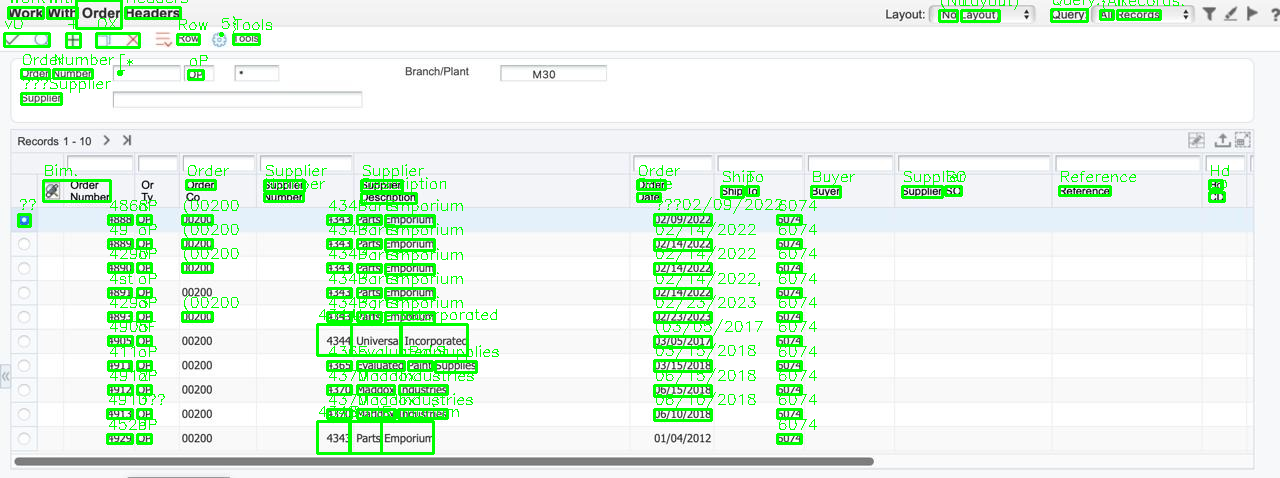
#> input picture Text Boxes.png, 1280 x 478 px, given in place of ss-2.jpeg, which was not available
$ python photo_collage.py
#> lines starting #> are read from the running program, lines starting #| are printed output that depends on the picture; pictures that were not available may be replaced by others from this repository, and a replacement may not be noted
from PIL import Image, ImageDraw, ImageFont

def side_by_side_collage_with_caption(
    image_path_1: str,
    image_path_2: str,
    output_path: str = "collage_with_caption.jpg",
    caption_height: int = 100,
    font_size: int = 48
):
#> called with image_path_1 = 'src/images/ss-2.jpeg', image_path_2 = 'src/masked_ss-2.png', output_path = 'result_collage.jpg', caption_height = 100, font_size = 48
    img1 = Image.open(image_path_1).convert("RGB")
#> img1 is the input picture: PIL image 1280x478 RGB; mean R, G, B 227.3, 244, 229.2
    img2 = Image.open(image_path_2).convert("RGB")
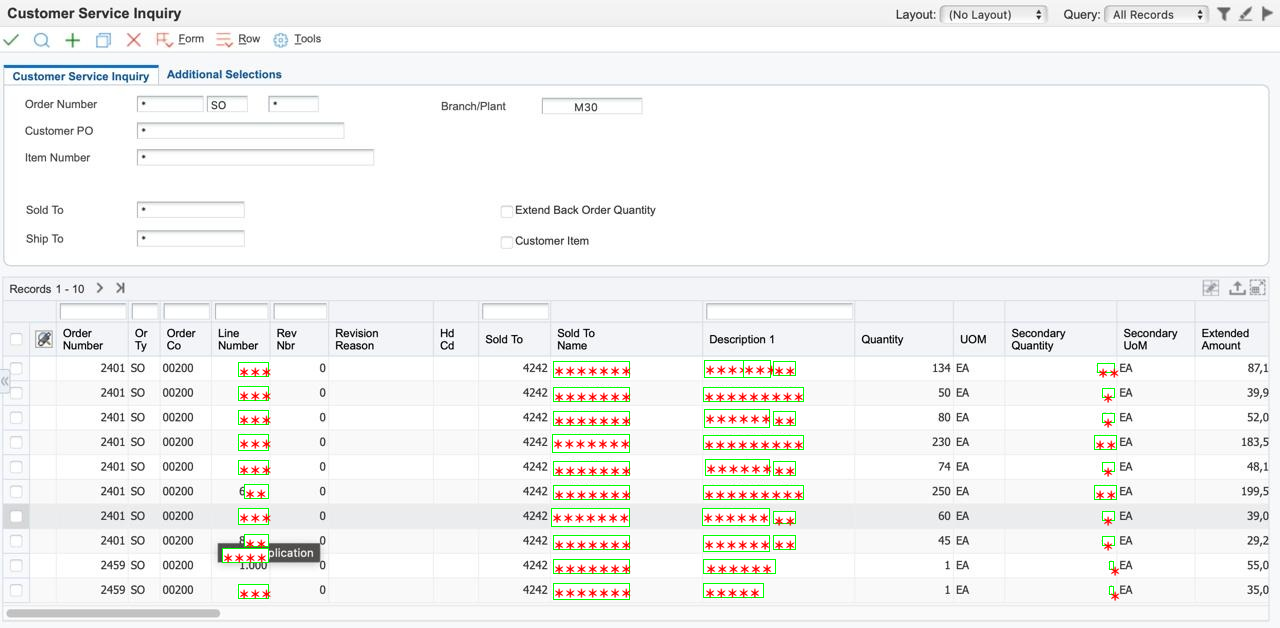
#> input picture src/masked_ss-2.png, 1280 x 628 px, found by its file name
#> img2 is the input picture: PIL image 1280x628 RGB; mean R, G, B 243.3, 243.8, 242.9

    # Resize to same height
    h = min(img1.height, img2.height)
#> h = 478
    img1 = img1.resize((int(img1.width * h / img1.height), h), Image.LANCZOS)
    img2 = img2.resize((int(img2.width * h / img2.height), h), Image.LANCZOS)
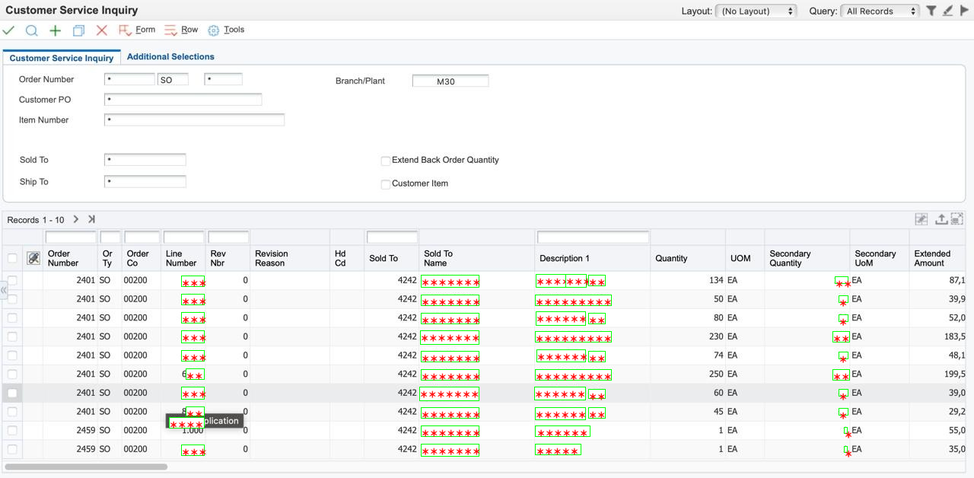
#> img2: PIL image 974x478 RGB; mean R, G, B 243, 243.6, 242.5

    total_width = img1.width + img2.width
#> total_width = 2254
    total_height = h + caption_height
#> total_height = 578

    collage = Image.new("RGB", (total_width, total_height), (255, 255, 255))
#> collage: PIL image 2254x578 RGB; every value is 255
    draw = ImageDraw.Draw(collage)

    # Load font
    try:
        font = ImageFont.truetype("DejaVuSans-Bold.ttf", font_size)
    except IOError:
        font = ImageFont.load_default()

    captions = ["Input Image", "Output Mask Image"]

    def text_size(text):
#> called with text = 'Input Image'
        bbox = draw.textbbox((0, 0), text, font=font)
#> bbox = (0, 10, 290, 55)
        return bbox[2] - bbox[0], bbox[3] - bbox[1]

    # Caption positions
    text1_w, text1_h = text_size(captions[0])
#> text1_w = 290; text1_h = 45
    text2_w, text2_h = text_size(captions[1])
#> text2_w = 471; text2_h = 46

    text_y = (caption_height - text1_h) // 2
#> text_y = 27
    text1_x = (img1.width - text1_w) // 2
#> text1_x = 495
    text2_x = img1.width + (img2.width - text2_w) // 2
#> text2_x = 1531

    # Draw captions
    draw.text((text1_x, text_y), captions[0], fill=(0, 0, 0), font=font)
    draw.text((text2_x, text_y), captions[1], fill=(0, 0, 0), font=font)

    # Paste images
    collage.paste(img1, (0, caption_height))
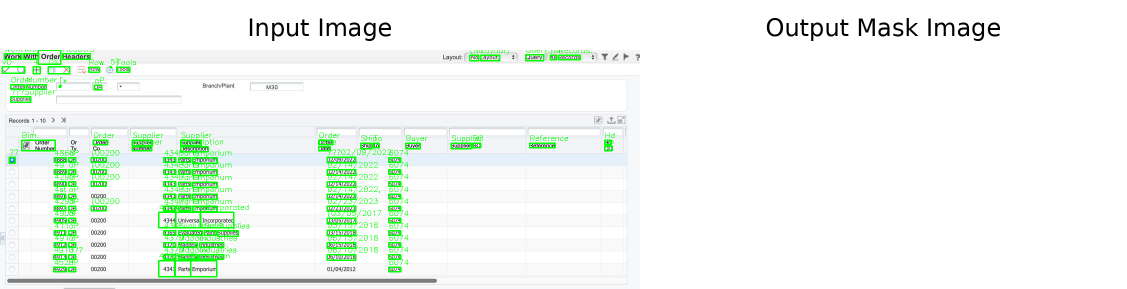
#> collage: PIL image 2254x578 RGB (shown at 1/2 size); mean R, G, B 240.4, 248.3, 241.4
    collage.paste(img2, (img1.width, caption_height))
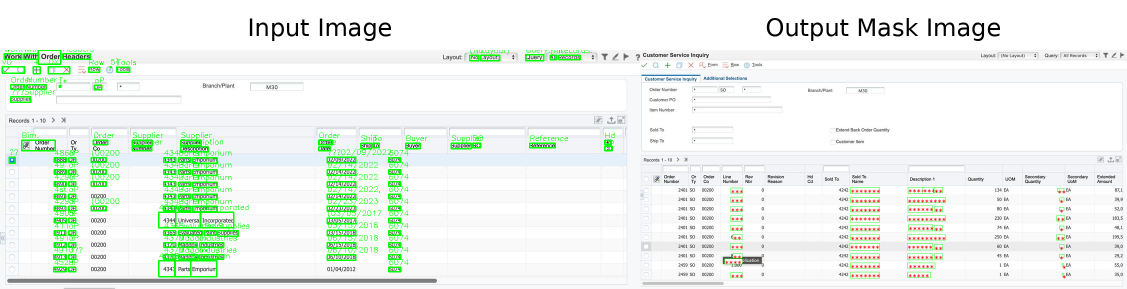
#> collage: PIL image 2254x578 RGB (shown at 1/2 size); mean R, G, B 236.2, 244.2, 236.9

    collage.save(output_path)
    print(f"✅ Collage saved at: {output_path}")


if __name__ == "__main__":
    side_by_side_collage_with_caption(
        image_path_1="src/images/ss-2.jpeg",
        image_path_2="src/masked_ss-2.png",
        output_path="result_collage.jpg"
    )
